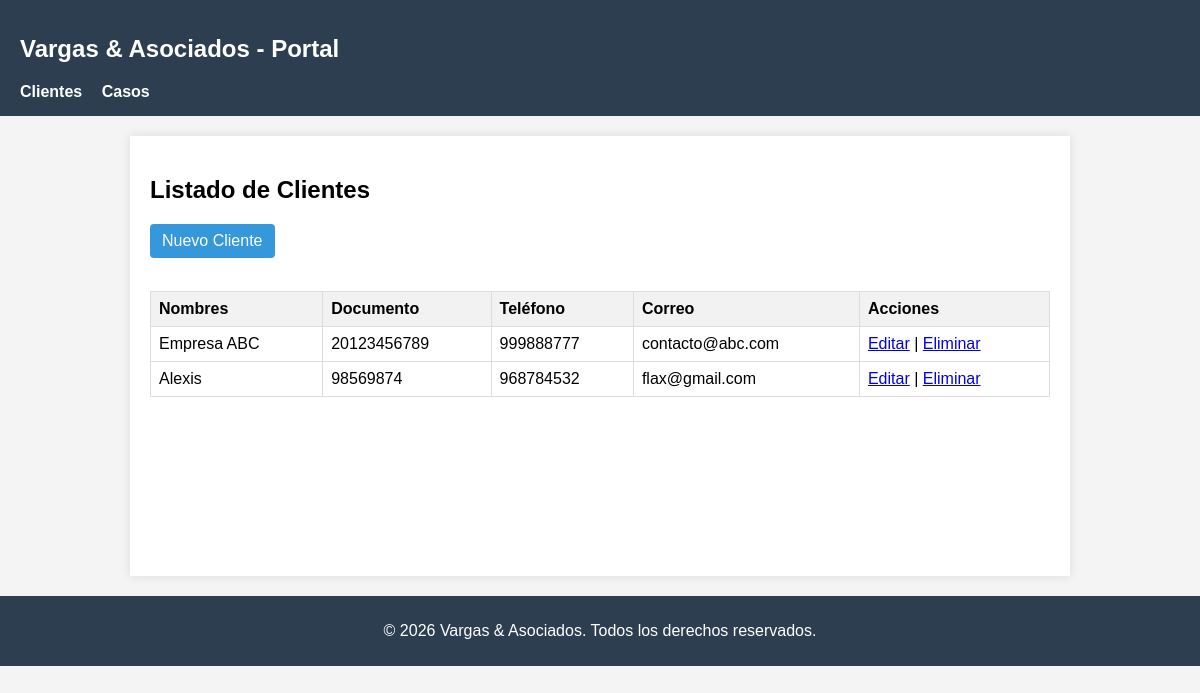
/clientes/, run on the app's committed database.
### casos/models.py (models this page shows, shortened)
class Cliente(models.Model):
    nombres = models.CharField(max_length=150)
    documento = models.CharField(max_length=20, unique=True) # DNI o RUC
    telefono = models.CharField(max_length=20)
    correo = models.EmailField()

### casos/views.py (the view)
# urls.py: path('clientes/', views.ClienteList.as_view(), name='cliente_list'),
class ClienteList(ListView):
    model = Cliente
    template_name = 'casos/cliente_list.html'
    context_object_name = 'clientes'

### templates/casos/cliente_list.html
{% extends 'casos/base.html' %}
{% block contenido %}
<h2>Listado de Clientes</h2>
<a href="{% url 'cliente_create' %}" class="btn">Nuevo Cliente</a>
<br><br>
<table>
    <tr>
        <th>Nombres</th>
        <th>Documento</th>
        <th>Teléfono</th>
        <th>Correo</th>
        <th>Acciones</th>
    </tr>
    {% for cliente in clientes %}
    <tr>
        <td>{{ cliente.nombres }}</td>
        <td>{{ cliente.documento }}</td>
        <td>{{ cliente.telefono }}</td>
        <td>{{ cliente.correo }}</td>
        <td>
            <a href="{% url 'cliente_update' cliente.id %}">Editar</a> |
            <a href="{% url 'cliente_delete' cliente.id %}">Eliminar</a>
        </td>
    </tr>
    {% empty %}
    <tr>
        <td colspan="5">No hay clientes registrados.</td>
    </tr>
    {% endfor %}
</table>
{% endblock %}

### templates/casos/base.html (style rules this page uses)
body { font-family: Arial, sans-serif; margin: 0; padding: 0; background-color: #f4f4f4; }
table { width: 100%; border-collapse: collapse; margin-top: 15px; }
th, td { border: 1px solid #ddd; padding: 8px; text-align: left; }
th { background-color: #f2f2f2; }
.btn { display: inline-block; padding: 8px 12px; background: #3498db; color: white; text-decoration: none; border-radius: 4px; }

### data on the page
Cliente: nombres "Empresa ABC", documento "20123456789", telefono "999888777", correo "contacto@abc.com"
Cliente: nombres "Alexis", documento "98569874", telefono "968784532", correo "flax@gmail.com"
